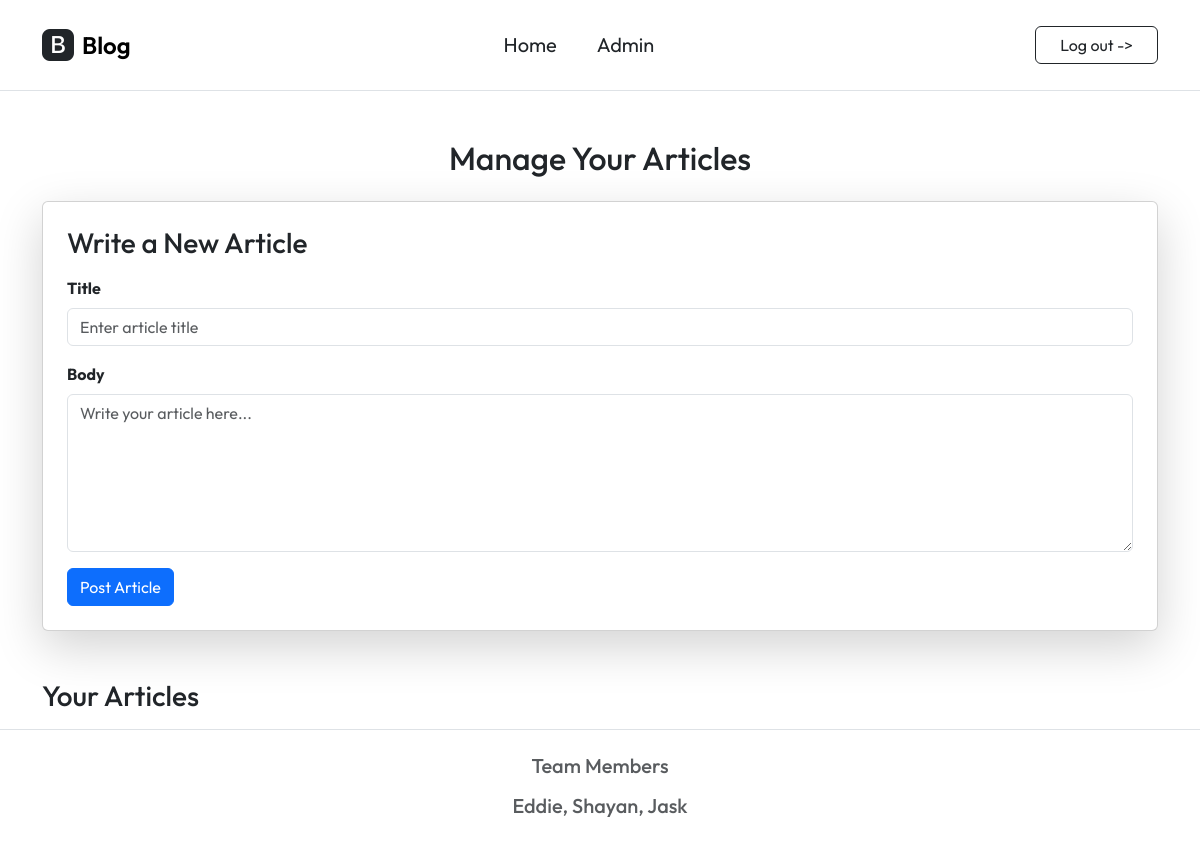
/write.php (signed in), run on an earlier commit of the app's database.
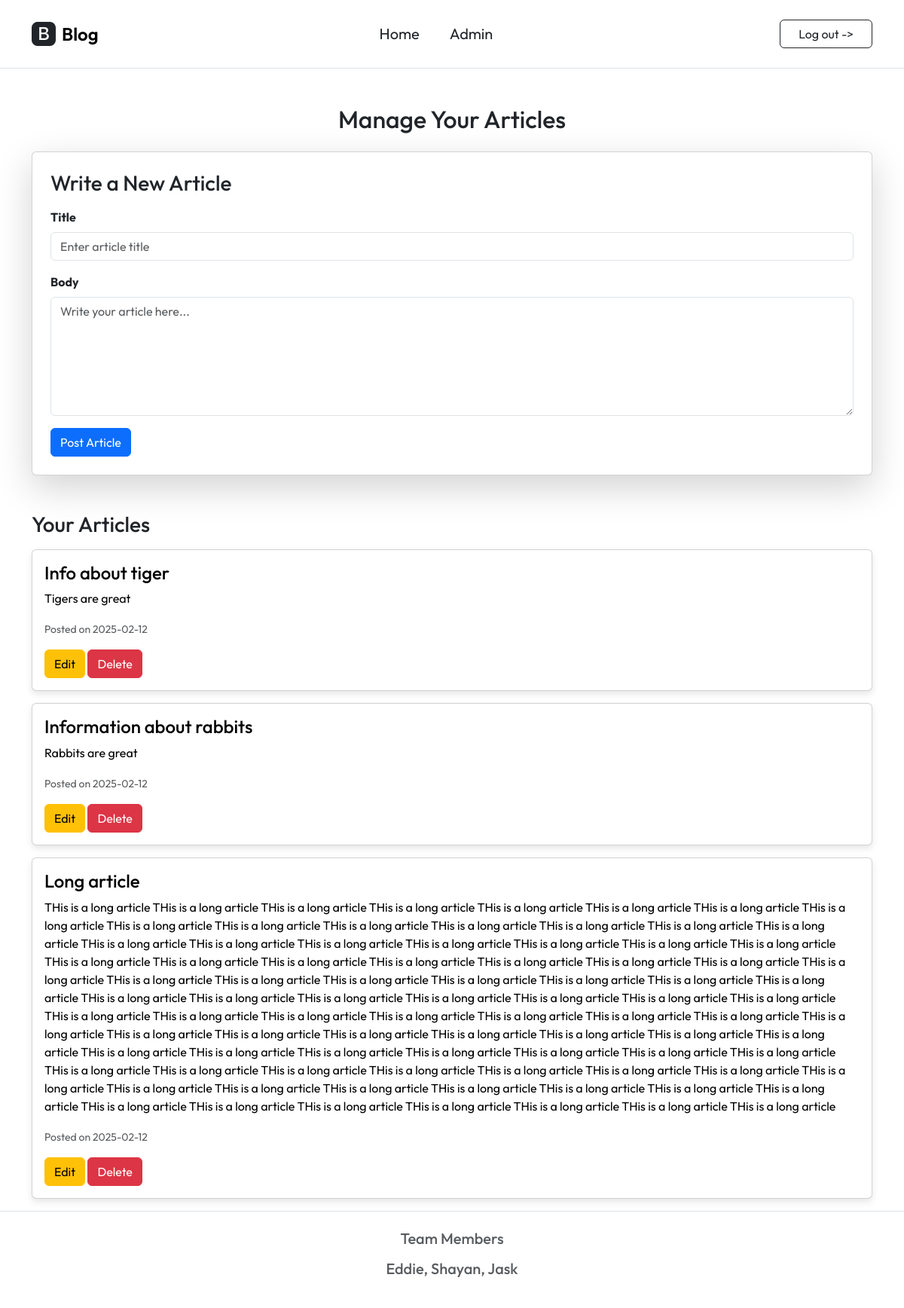
And on a later commit of the database.
### tables this page shows
CREATE TABLE Articles (
    ArticleId INTEGER PRIMARY KEY AUTOINCREMENT,
    ArticleTitle VARCHAR(80),
    ArticleBody VARCHAR(500),

    CreateDate DATE,
    StartDate DATE,
    EndDate DATE,

    ContributerUsername VARCHAR(80)
);

### write.php (the view, shortened to what this page needs)
<?php
$db = new SQLite3('info.db');
$username = $_SESSION['username'];
$articles = $db->query("SELECT * FROM Articles WHERE ContributerUsername = '$username' ORDER BY CreateDate DESC");
?>
<?php include('./inc/inc_header.php'); ?>
<div class="container mt-5">
    <h2 class="text-center mb-4">Manage Your Articles</h2>
    <div class="card shadow-lg p-4 mb-5">
        <h3 class="mb-3">Write a New Article</h3>
        <form method="post">
            <div class="mb-3">
                <label for="article_title" class="form-label fw-bold">Title</label>
                <input type="text" class="form-control" name="article_title" id="article_title" required placeholder="Enter article title">
            </div>
            <div class="mb-3">
                <label for="article_body" class="form-label fw-bold">Body</label>
                <textarea class="form-control" name="article_body" id="article_body" rows="6" required placeholder="Write your article here..."></textarea>
            </div>
            <button type="submit" name="create_article" class="btn btn-primary">Post Article</button>
        </form>
    </div>
    <h3 class="mb-3">Your Articles</h3>
    <?php while ($row = $articles->fetchArray(SQLITE3_ASSOC)) { ?>
        <div class="card mb-3">
            <div class="card-body">
                <h4 class="card-title"><?= htmlspecialchars($row['ArticleTitle']) ?></h4>
                <p class="card-text"><?= nl2br(htmlspecialchars($row['ArticleBody'])) ?></p>
                <p class="text-muted"><small>Posted on <?= $row['CreateDate'] ?></small></p>
                <button class="btn btn-warning" onclick="editArticle('<?= $row['ArticleId'] ?>', '<?= htmlspecialchars($row['ArticleTitle']) ?>', '<?= htmlspecialchars($row['ArticleBody']) ?>')">Edit</button>
                <form method="post" class="d-inline">
                    <button type="submit" name="delete_article" class="btn btn-danger" onclick="return confirm('Are you sure you want to delete this article?');">Delete</button>
                </form>
            </div>
        </div>
    <?php } ?>
</div>
<?php include('./inc/inc_footer.php'); ?>

### inc/inc_header.php (shortened to what this page needs)
<!DOCTYPE html>
<html lang="en">
<head>
    <link href="https://cdn.jsdelivr.net/npm/bootstrap@5.3.3/dist/css/bootstrap.min.css" rel="stylesheet">
    <link rel="stylesheet" href="https://cdn.jsdelivr.net/npm/bootstrap-icons@1.11.0/font/bootstrap-icons.css">
    <link rel="stylesheet" href="inc/style.css">
</head>
<body>
    <nav class="navbar navbar-expand-lg bg-white border-bottom py-3">
        <div class="container">
            <a class="navbar-brand d-flex align-items-center" href="home.php">
                <i class="bi bi-bootstrap-fill fs-2 text-dark me-2"></i>
                <span class="fs-4 fw-semibold">Blog</span>
            </a>
            <div class="collapse navbar-collapse" id="mainNav">
                <ul class="navbar-nav mx-auto gap-4">
                    <li class="nav-item">
                        <a class="nav-link text-dark fs-5" href="home.php">Home</a>
                    </li>
                    <li class="nav-item">
                        <a class="nav-link text-dark fs-5" href="admin.php">Admin</a>
                    </li>
                </ul>
                <div class="d-flex ms-lg-4" id="nav-login">
                    <a class="btn btn-outline-dark px-4" href="logout.php">
                        Log out ->
                    </a>
                </div>
            </div>
        </div>
    </nav>
</body>
</html>

### inc/inc_footer.php (shortened to what this page needs)
<!DOCTYPE html>
<html lang="en">
<head>
    <link href="https://cdn.jsdelivr.net/npm/bootstrap@5.3.3/dist/css/bootstrap.min.css" rel="stylesheet">
    <link rel="stylesheet" href="https://cdn.jsdelivr.net/npm/bootstrap-icons@1.11.0/font/bootstrap-icons.css">
</head>
<body class="d-flex flex-column min-vh-100">
    <footer class="mt-auto bg-white border-top">
        <div class="container main-content">
            <div class="row py-4 justify-content-center align-items-center">
                <div class="col-md-4 mb-4 mb-md-0 text-center">
                    <h5 class="mb-3 text-body-secondary">Team Members</h5>
                    <h5 class="mb-3 text-body-secondary">Eddie, Shayan, Jask</h5>
                </div>
            </div>
        </div>
    </footer>
</body>
</html>

### inc/style.css (style rules this page uses)
body { margin: 0; font-family: Arial, sans-serif; color: white; }
.card { background-color: white !important; border: 1px solid #e0e0e0; border-radius: 12px; box-shadow: 0 4px 10px rgba(0, 0, 0, 0.1); }
.card-body { color: #333; }
.card-title, .card-text { text-shadow: none !important; color: #000 !important; }
h2 { color: #333; margin-bottom: 1rem; }
.btn-primary { background: #007BFF; color: white; border: none; border-radius: 6px; font-size: 1rem; cursor: pointer; transition: 0.3s ease; padding: 10px 15px; display: inline-block; text-align: center; text-decoration: none; }

### inc/inc_header.php (style rules this page uses)
body { font-family: "Outfit", serif; font-optical-sizing: auto; font-style: normal; }
#nav-login .btn { font-family: "Outfit", sans-serif; font-weight: 500px; }

### inc/inc_footer.php (style rules this page uses)
body { font-family: "Outfit", sans-serif; }

What changed in the data, as far as the page shows it:
added articles: ArticleTitle "Info about tiger", ArticleBody "Tigers are great", CreateDate "2025-02-12"
added articles: ArticleTitle "Information about rabbits", ArticleBody "Rabbits are great", CreateDate "2025-02-12"
added articles: ArticleTitle "Long article", ArticleBody "THis is a long article THis is a long article THis is a long article THis is a long article THis is a long article THis is a long article THis is a long article THis is a long article THis is a long article THis is a long article THis is a long article THis is a long article THis is a long article THis is a long article THis is a long article THis is a long article THis is a long article THis is a long article THis is a long article THis is a long article THis is a long article THis is a long article THis is a long article THis is a long article THis is a long article THis is a long article THis is a long article THis is a long article THis is a long article THis is a long article THis is a…", CreateDate "2025-02-12"
